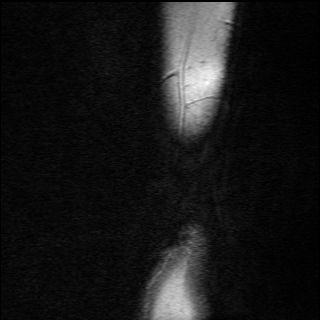
#> input picture slice_01_inst1.png, 320 x 320 px
$ python image_to_lithophane.py slice_01_inst1.png out.png
#> lines starting #> are read from the running program, lines starting #| are printed output that depends on the picture
#!/usr/bin/env python3
"""
Convert a PNG/JPG image to a lithophane STL file.

Usage:
    python3 image_to_lithophane.py <input_image> [output.stl]

A lithophane is a 3D relief where thin areas let more light through,
reproducing the image when backlit. Bright pixels → thin (recessed),
dark pixels → thick (raised).
"""

import sys
import numpy as np
from PIL import Image
from stl import mesh

# --- Configuration ---
MAX_WIDTH_PX = 200       # Downsample to this width (height scaled proportionally)
BASE_THICKNESS_MM = 0.8  # Minimum wall thickness (bright areas)
MAX_THICKNESS_MM = 3.0   # Maximum wall thickness (dark areas)
PIXEL_SIZE_MM = 0.4      # Physical size of each pixel cell in mm
# ---------------------


def image_to_heightmap(image_path: str) -> np.ndarray:
#> called with image_path = 'slice_01_inst1.png'
    img = Image.open(image_path).convert("L")  # grayscale
#> img is the input picture: PIL image 320x320 L; min 0, max 255, mean 23.8

    # Resize so width = MAX_WIDTH_PX
    w, h = img.size
#> w = 320; h = 320
    new_w = MAX_WIDTH_PX
    new_h = int(h * new_w / w)
#> new_h = 200
    img = img.resize((new_w, new_h), Image.LANCZOS)
#> img: PIL image 200x200 L

    pixels = np.array(img, dtype=np.float32) / 255.0  # 0=black, 1=white

    # Lithophane: invert so dark areas are thicker
    depth = 1.0 - pixels
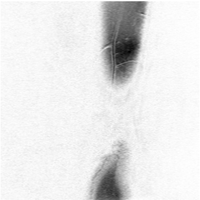
#> depth: shape (200, 200) float32; min 0, max 1, mean 0.907
    return BASE_THICKNESS_MM + depth * (MAX_THICKNESS_MM - BASE_THICKNESS_MM)
#| Grid: 200 x 200 cells


def heightmap_to_stl(heightmap: np.ndarray, output_path: str) -> None:
#> called with output_path = 'out.png'
    rows, cols = heightmap.shape
#> rows = 200; cols = 200
    ps = PIXEL_SIZE_MM  # pixel size in mm

    # Each grid cell produces 2 triangles for the top face
    # plus side walls and a flat bottom face.
    # Total faces = top(2*rows*cols) + bottom(2*rows*cols) + sides
    # For simplicity we build top + bottom + perimeter walls.

    triangles = []

    def quad(a, b, c, d):
        """Add two triangles forming a quad (a,b,c,d in order)."""
        triangles.append((a, b, c))
        triangles.append((a, c, d))

    # Top surface (z = height at each corner, bilinear quad)
    for r in range(rows - 1):
        for c in range(cols - 1):
            x0, y0 = c * ps, r * ps
            x1, y1 = (c + 1) * ps, (r + 1) * ps
            z00 = heightmap[r,     c]
            z10 = heightmap[r,     c + 1]
            z01 = heightmap[r + 1, c]
            z11 = heightmap[r + 1, c + 1]
            quad(
                (x0, y0, z00),
                (x1, y0, z10),
                (x1, y1, z11),
                (x0, y1, z01),
            )

    # Bottom face (flat at z=0)
    for r in range(rows - 1):
        for c in range(cols - 1):
            x0, y0 = c * ps, r * ps
            x1, y1 = (c + 1) * ps, (r + 1) * ps
            quad(
                (x0, y1, 0),
                (x1, y1, 0),
                (x1, y0, 0),
                (x0, y0, 0),
            )

    # Side walls (4 edges)
    def wall_strip(edge_r, edge_c, next_r, next_c):
        for i in range(len(edge_r) - 1):
            r0, c0 = edge_r[i],     edge_c[i]
            r1, c1 = edge_r[i + 1], edge_c[i + 1]
            x0, y0, z0 = c0 * ps, r0 * ps, heightmap[r0, c0]
            x1, y1, z1 = c1 * ps, r1 * ps, heightmap[r1, c1]
            quad((x0, y0, 0), (x1, y1, 0), (x1, y1, z1), (x0, y0, z0))

    # Left edge (c=0)
    wall_strip(list(range(rows)), [0] * rows,
               list(range(rows)), [0] * rows)
    # Right edge (c=cols-1)
    r_idx = list(range(rows - 1, -1, -1))
    wall_strip(r_idx, [cols - 1] * rows, r_idx, [cols - 1] * rows)
    # Top edge (r=0)
    c_idx = list(range(cols - 1, -1, -1))
    wall_strip([0] * cols, c_idx, [0] * cols, c_idx)
    # Bottom edge (r=rows-1)
    wall_strip([rows - 1] * cols, list(range(cols)),
               [rows - 1] * cols, list(range(cols)))

    # Build numpy-stl mesh
    tri_array = np.array(triangles, dtype=np.float32)  # (N, 3, 3)
#> (the run stopped early here; a loop or call above may not have finished)

$ run again, on slice_02_inst3.png
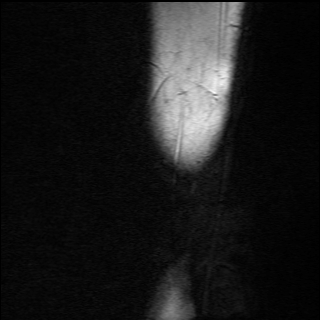
#> input picture slice_02_inst3.png, 320 x 320 px
#> in image_to_heightmap, img is the input picture: PIL image 320x320 L; min 0, max 255, mean 26.4
#> img: PIL image 200x200 L
#> in image_to_heightmap, `depth = 1.0 - pixels`:
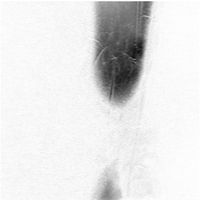
#> depth: shape (200, 200) float32; min 0.0235, max 1, mean 0.896
#| Grid: 200 x 200 cells

$ run again, on slice_03_inst3.png
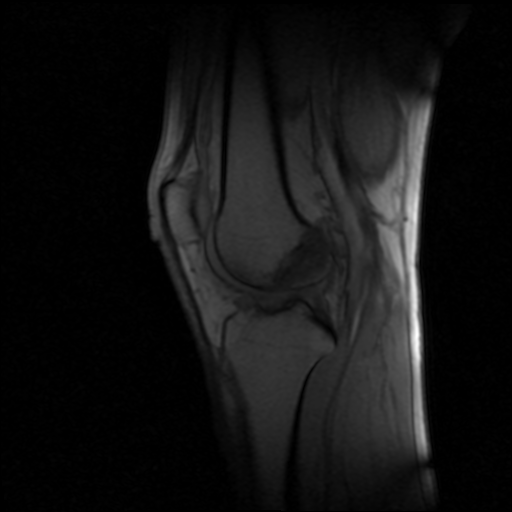
#> input picture slice_03_inst3.png, 512 x 512 px
#> in image_to_heightmap, img is the input picture: PIL image 512x512 L; min 0, max 255, mean 19.1
#> img: PIL image 200x200 L
#> in image_to_heightmap, `depth = 1.0 - pixels`:
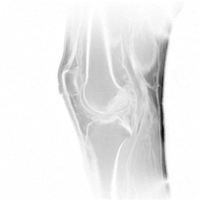
#> depth: shape (200, 200) float32; min 0.0157, max 1, mean 0.925
#| Grid: 200 x 200 cells

$ run again, on slice_03_inst5.png
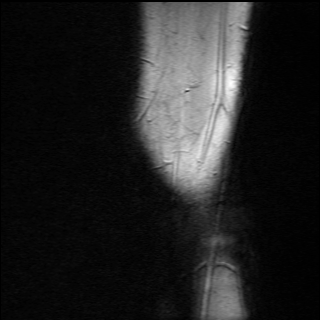
#> input picture slice_03_inst5.png, 320 x 320 px
#> in image_to_heightmap, img is the input picture: PIL image 320x320 L; min 0, max 255, mean 34.4
#> img: PIL image 200x200 L
#> in image_to_heightmap, `depth = 1.0 - pixels`:
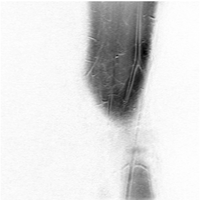
#> depth: shape (200, 200) float32; min 0.00784, max 1, mean 0.865
#| Grid: 200 x 200 cells
